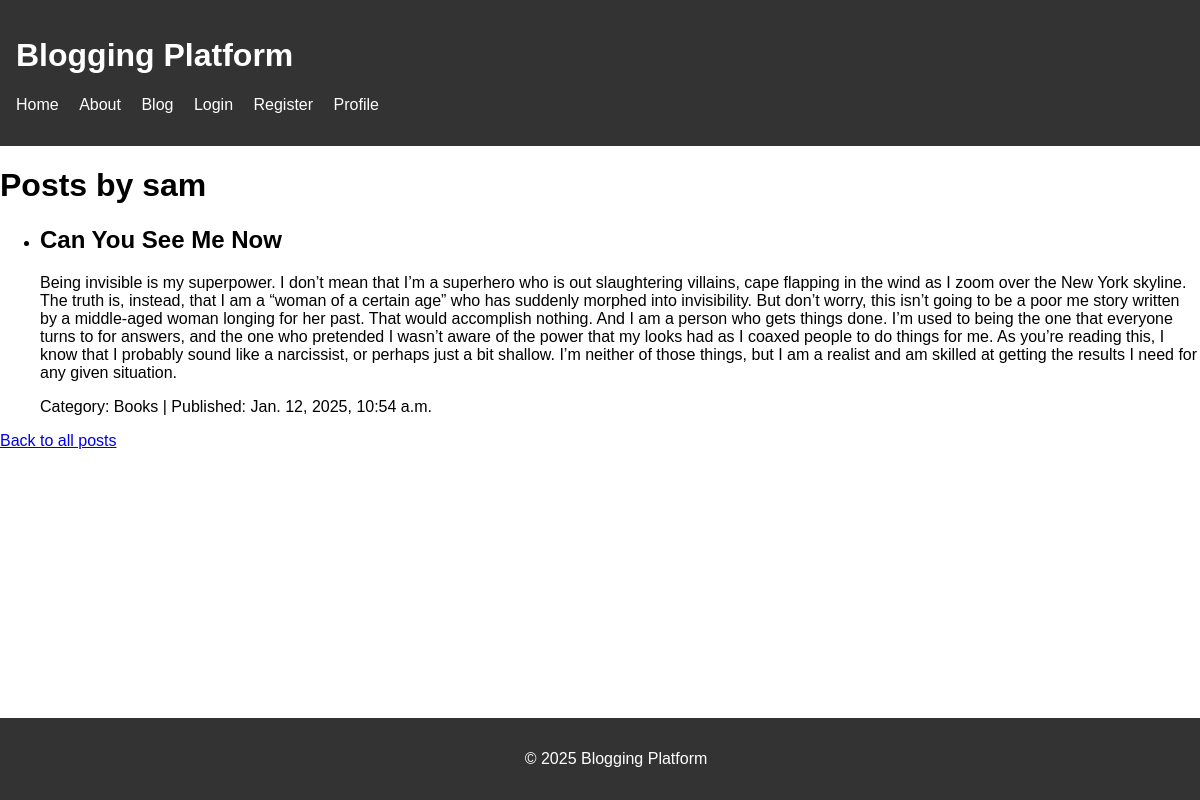
The page /blog/author/sam/ on the database its author committed.
### blog/models.py (models this page shows, shortened)
class BlogPost(models.Model):
    title = models.CharField(max_length=200)
    content = models.TextField()
    author = models.ForeignKey(User, on_delete=models.CASCADE)
    category = models.ForeignKey(Category, on_delete=models.SET_NULL, null=True)
    published_date = models.DateTimeField(auto_now=True)
    tags = models.ManyToManyField(Tag, blank=True)
    created_at = models.DateTimeField(auto_now_add=True)
    class Meta:
        ordering = ['-created_at']  # Order posts by creation date, newest first

class Category(models.Model):
    name = models.CharField(max_length=100)
    def __str__(self):
        return self.name

### blog/views.py (the view)
# urls.py: path('author/<str:author_username>/', posts_by_author, name='posts_by_author'),
def posts_by_author(request, author_username):
    author = get_object_or_404(User, username=author_username)
    posts = BlogPost.objects.filter(author=author)
    published_after = request.GET.get('published_after')
    if published_after:
        published_after_date = datetime.strptime(published_after, '%Y-%m-%d')
        posts = posts.filter(published_date__gte=published_after_date)
    tags = request.GET.get('tags')
    if tags:
        tags_list = [tag.strip() for tag in tags.split(',')]
        posts = posts.filter(tags__in=tags_list)
    return render(request, 'blog/posts_by_author.html', {'posts': posts, 'author': author})

### blog/templates/blog/posts_by_author.html (shortened to what this page needs)
{% extends 'base.html' %}
    {% block content %}
    <h1>Posts by {{ author.username }}</h1>
    <ul>
        {% for post in posts %}
            <li>
                <h2>{{ post.title }}</h2>
                <p>{{ post.content }}</p>
                <p class="post-meta"><span class="category">Category: {{ post.category }}</span> | <span class="published">Published: {{ post.published_date }}</span></p>
            </li>
        {% empty %}
            <li>No posts available by this author.</li>
        {% endfor %}
    </ul>
    <a href="{% url 'blog:post_list' %}">Back to all posts</a>
    {% endblock %}

### static/css/styles.css (style rules this page uses)
body { font-family: Arial, sans-serif; margin: 0; padding: 0; }

### rows shown on the page
BlogPost: title "Can You See Me Now", content "Being invisible is my superpower. I don’t mean that I’m a superhero who is out slaughtering villains, cape flapping in the wind as I zoom over the New York skyline. The truth is, instead, that I am a “woman of a certain age” who has suddenly morphed into invisibility. But don’t worry, this isn’t going to be a poor me story written by a middle-aged woman longing for her past. That would accomplish nothing. And I am a person who gets things done. I’m used to being the one that everyone turns to for answers, and the one who pretended I wasn’t aware of the power that my looks had as I coaxed people to do things for me. As you’re reading this, I know that I probably sound like a narcissist, or…", category "Books", published_date "Jan. 12, 2025, 10:54 a.m."

### other values the page prints
{{ author.username }} "sam"
